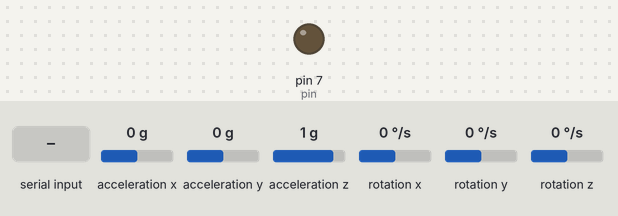
Bench run of a sketch on a simulated Arduino Uno, built for the host (arithmetic inside an expression is 32-bit, double 64-bit). Parts: output pins drawn as LEDs (lit = HIGH). Wiring (inferred from the names in the program): MPU-6050 motion sensor at I2C address 0x68. The test bench sets the inputs (shaded band); at power-on: acceleration x 0 g, acceleration y 0 g, acceleration z 1 g, rotation x 0 °/s, rotation y 0 °/s, rotation z 0 °/s. What the sketch prints to the serial monitor is not drawn.

Above: at 1.8 s.
1.9 s: "1\n" received over Serial
At 2.8 s:
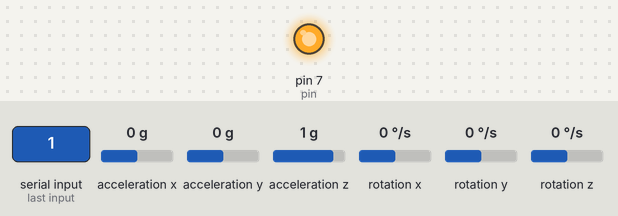
4.5 s: acceleration x set to -1.4 g
7.5 s: acceleration y set to -1.4 g
Timing chart, 0 to 10.5 s (numbered marks = the images above; inputs shaded):
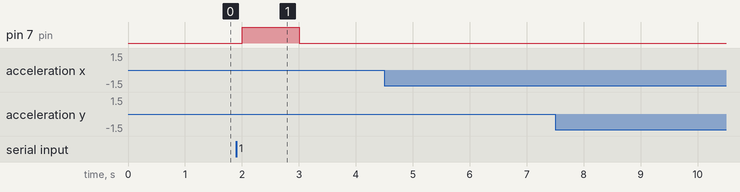

Measured:
- after the input at 1.9 s, pin 7 (pin): LOW → HIGH after 0.10 s, → LOW 1.0 s later
- after the input at 4.5 s, every drawn part: stays the same
- after the input at 7.5 s, every drawn part: stays the same

The sketch:

Gyrocode.ino
```cpp
#include <MPU6050_light.h>
#include <Wire.h>
String serialData;
int pin = 7;
const int MPU = 0x68; // I2C address of the MPU-6050. .
int16_t gx, gy; // variables for gyro

char tmp[7]; // temporary variable used in convert function

char* convert_int16_to_str(int16_t i) { // converts int16 to string. Moreover, resulting strings will have the same length in the debug monitor.
  sprintf(tmp, "%6d", i);
  return tmp;
}

void setup() {
  pinMode(pin,OUTPUT);
  Serial.begin(9600);
  Wire.begin();
  Wire.beginTransmission(MPU); // starts a transmission to the I2C slave (GY-521 board)
  Wire.write(0x6B); // PWR_MGMT_1 register
  Wire.write(0); // wakes up the MPU-6050
  Wire.endTransmission(true);
}
void loop() {
  //code to read data from python for beep
  if(Serial.available() > 0){
    serialData =  Serial.readStringUntil('\n');
      if(serialData == '1'){
        digitalWrite(pin, HIGH);
        delay(1000);
        digitalWrite(pin, LOW);
      }
  }
  Wire.beginTransmission(MPU);
  Wire.write(0x3B); // starting with register 0x3B
  Wire.endTransmission(false); // the parameter indicates that the Arduino will send a restart, the connection is kept active.
  Wire.requestFrom(MPU, 7*2, true); // request total of 7*2=14 registers

  // "Wire.read()<<8 | Wire.read();" means two registers are read and stored in the same variable
  gx = Wire.read()<<8 | Wire.read(); // reading registers: 0x43 (GYRO_XOUT_H) and 0x44 (GYRO_XOUT_L)
  gy = Wire.read()<<8 | Wire.read(); // reading registers: 0x45 (GYRO_YOUT_H) and 0x46 (GYRO_YOUT_L)

  // print out data
  // the following equation was taken from the documentation [MPU-6000/MPU-6050 Register Map and Description, p.30]

  Serial.print("X"); Serial.print(convert_int16_to_str(gx));
  Serial.print("Y"); Serial.print(convert_int16_to_str(gy));
  Serial.println();

  // delay
  delay(1000);
}
```
